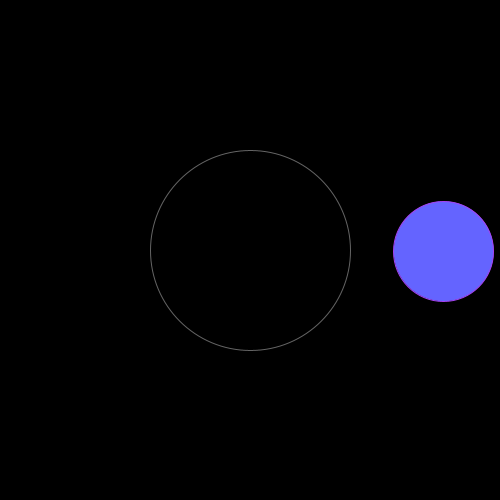
Frame 1 (no input)
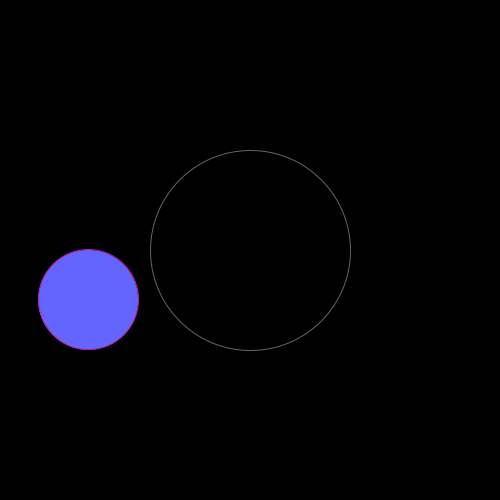
Frame 60 (the mouse pressed at the canvas centre just before this capture)
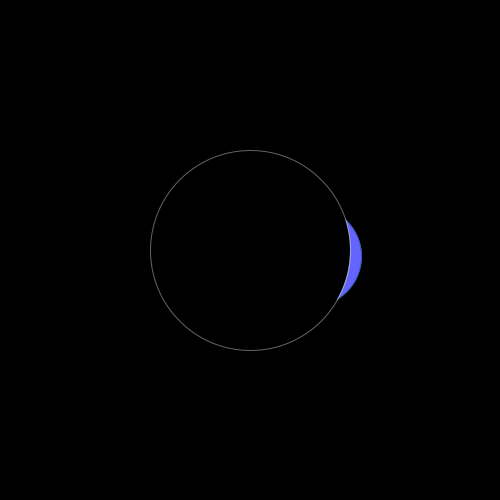
Frame 120 (the mouse held since frame 60 and released just before this capture)

The Processing sketch that drew these frames (run headless with seeded random() and noise(); from frame 60 on, the mouse is pressed at the canvas centre):

// Processing sketch: orbit
// ── orbit.pde
int x= 1;
int i = 1;
void setup() {
  size(500,500);
}
void draw () {
  background(0,0,0,0);
  stroke(random(255),random(255),random(255));
   fill(100,100,255,255);
   ellipse((float)(width/2 + 200*Math.cos(2*Math.PI*i/25)),
           (float)(height/2 + 50*Math.sin(2*Math.PI*i/250)),
           100.0,
           100.0);
   stroke(255,255,255,100);
   fill(0,0,0,x);
   ellipse(width/2.0,
           height/2.0,
           200.0,
           200.0);
  if(i < width){
    i = i + 1;
  }else {
    i = 0;
  }
  if(x < width){
    x = x + 20;
  }else {
    x = 0;
  }
}
